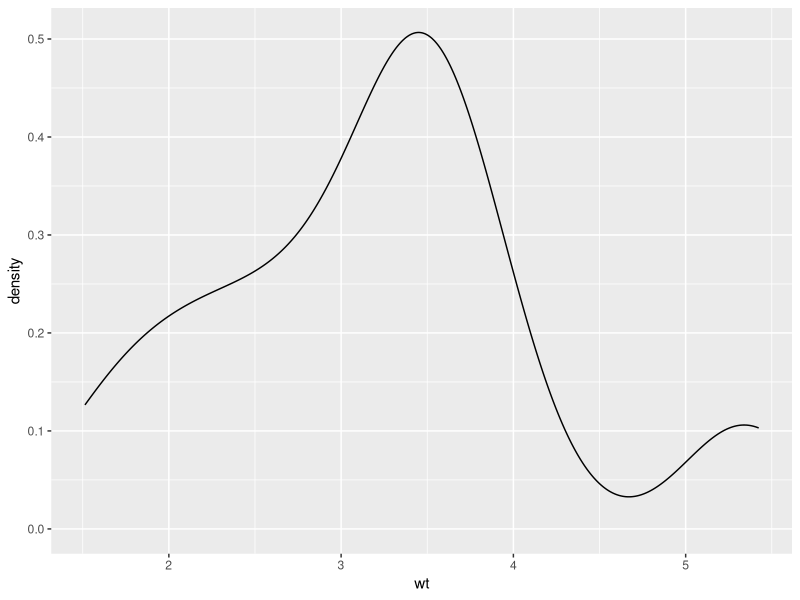

Source code (R):
# distribution plots
library(tidyverse)
library(dplyr)
density <- mtcars %>%
    ggplot( aes(
        x=wt
    )) + geom_density()

density

# shapiro test

shapiro.test(mtcars$wt)
